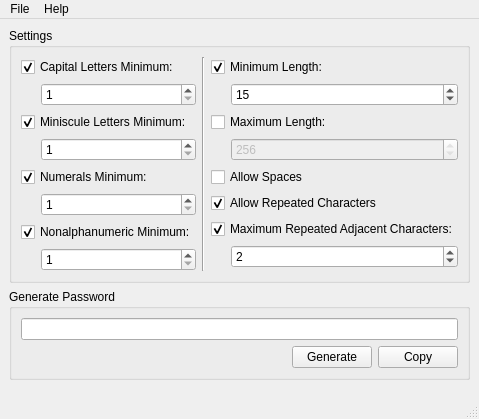
<?xml version="1.0" encoding="UTF-8"?>
<ui version="4.0">
 <class>MainWindow</class>
 <widget class="QMainWindow" name="MainWindow">
  <property name="geometry">
   <rect>
    <x>0</x>
    <y>0</y>
    <width>442</width>
    <height>419</height>
   </rect>
  </property>
  <property name="sizePolicy">
   <sizepolicy hsizetype="Fixed" vsizetype="Fixed">
    <horstretch>0</horstretch>
    <verstretch>0</verstretch>
   </sizepolicy>
  </property>
  <property name="minimumSize">
   <size>
    <width>0</width>
    <height>0</height>
   </size>
  </property>
  <property name="windowTitle">
   <string>Password Generator</string>
  </property>
  <widget class="QWidget" name="centralwidget">
   <layout class="QVBoxLayout" name="verticalLayout">
    <property name="sizeConstraint">
     <enum>QLayout::SetMinAndMaxSize</enum>
    </property>
    <item>
     <widget class="QGroupBox" name="settingsGroupBox">
      <property name="sizePolicy">
       <sizepolicy hsizetype="Expanding" vsizetype="Fixed">
        <horstretch>0</horstretch>
        <verstretch>0</verstretch>
       </sizepolicy>
      </property>
      <property name="title">
       <string>Settings</string>
      </property>
      <layout class="QVBoxLayout" name="verticalLayout_3">
       <item>
        <layout class="QHBoxLayout" name="settingsHBox">
         <property name="topMargin">
          <number>0</number>
         </property>
         <property name="rightMargin">
          <number>0</number>
         </property>
         <item>
          <layout class="QVBoxLayout" name="settingsLeftVBox">
           <property name="leftMargin">
            <number>0</number>
           </property>
           <property name="topMargin">
            <number>0</number>
           </property>
           <property name="bottomMargin">
            <number>0</number>
           </property>
           <item>
            <widget class="QCheckBox" name="capitalCheckBox">
             <property name="font">
              <font>
               <weight>50</weight>
               <bold>false</bold>
              </font>
             </property>
             <property name="text">
              <string>Capital Letters Minimum:</string>
             </property>
             <property name="checked">
              <bool>true</bool>
             </property>
            </widget>
           </item>
           <item>
            <layout class="QHBoxLayout" name="capitalHBox">
             <item>
              <spacer name="capitalSpacer">
               <property name="orientation">
                <enum>Qt::Horizontal</enum>
               </property>
               <property name="sizeType">
                <enum>QSizePolicy::Fixed</enum>
               </property>
               <property name="sizeHint" stdset="0">
                <size>
                 <width>20</width>
                 <height>20</height>
                </size>
               </property>
              </spacer>
             </item>
             <item>
              <widget class="QSpinBox" name="capitalSpinBox">
               <property name="minimum">
                <number>1</number>
               </property>
              </widget>
             </item>
            </layout>
           </item>
           <item>
            <widget class="QCheckBox" name="minisculeCheckBox">
             <property name="font">
              <font>
               <weight>50</weight>
               <bold>false</bold>
              </font>
             </property>
             <property name="text">
              <string>Miniscule Letters Minimum:</string>
             </property>
             <property name="checked">
              <bool>true</bool>
             </property>
            </widget>
           </item>
           <item>
            <layout class="QHBoxLayout" name="minisculeHBox">
             <property name="topMargin">
              <number>0</number>
             </property>
             <item>
              <spacer name="minisculeSpacer">
               <property name="orientation">
                <enum>Qt::Horizontal</enum>
               </property>
               <property name="sizeType">
                <enum>QSizePolicy::Fixed</enum>
               </property>
               <property name="sizeHint" stdset="0">
                <size>
                 <width>20</width>
                 <height>20</height>
                </size>
               </property>
              </spacer>
             </item>
             <item>
              <widget class="QSpinBox" name="minisculeSpinBox">
               <property name="minimum">
                <number>1</number>
               </property>
              </widget>
             </item>
            </layout>
           </item>
           <item>
            <widget class="QCheckBox" name="numeralCheckBox">
             <property name="font">
              <font>
               <weight>50</weight>
               <bold>false</bold>
              </font>
             </property>
             <property name="text">
              <string>Numerals Minimum:</string>
             </property>
             <property name="checked">
              <bool>true</bool>
             </property>
            </widget>
           </item>
           <item>
            <layout class="QHBoxLayout" name="numeralHBox">
             <property name="topMargin">
              <number>0</number>
             </property>
             <item>
              <spacer name="numeralSpacer">
               <property name="orientation">
                <enum>Qt::Horizontal</enum>
               </property>
               <property name="sizeType">
                <enum>QSizePolicy::Fixed</enum>
               </property>
               <property name="sizeHint" stdset="0">
                <size>
                 <width>20</width>
                 <height>20</height>
                </size>
               </property>
              </spacer>
             </item>
             <item>
              <widget class="QSpinBox" name="numeralSpinBox">
               <property name="minimum">
                <number>1</number>
               </property>
              </widget>
             </item>
            </layout>
           </item>
           <item>
            <widget class="QCheckBox" name="nonalphanumericCheckBox">
             <property name="font">
              <font>
               <weight>50</weight>
               <bold>false</bold>
              </font>
             </property>
             <property name="text">
              <string>Nonalphanumeric Minimum:</string>
             </property>
             <property name="checked">
              <bool>true</bool>
             </property>
            </widget>
           </item>
           <item>
            <layout class="QHBoxLayout" name="nonalphanumericHBox">
             <property name="leftMargin">
              <number>0</number>
             </property>
             <property name="topMargin">
              <number>0</number>
             </property>
             <item>
              <spacer name="nonalphanumericSpacer">
               <property name="orientation">
                <enum>Qt::Horizontal</enum>
               </property>
               <property name="sizeType">
                <enum>QSizePolicy::Fixed</enum>
               </property>
               <property name="sizeHint" stdset="0">
                <size>
                 <width>20</width>
                 <height>20</height>
                </size>
               </property>
              </spacer>
             </item>
             <item>
              <widget class="QSpinBox" name="nonalphanumericSpinBox">
               <property name="minimum">
                <number>1</number>
               </property>
              </widget>
             </item>
            </layout>
           </item>
          </layout>
         </item>
         <item>
          <widget class="Line" name="line">
           <property name="orientation">
            <enum>Qt::Vertical</enum>
           </property>
          </widget>
         </item>
         <item>
          <layout class="QVBoxLayout" name="settingsRightVBox">
           <item>
            <widget class="QCheckBox" name="minimumLengthCheckBox">
             <property name="text">
              <string>Minimum Length:</string>
             </property>
             <property name="checked">
              <bool>true</bool>
             </property>
            </widget>
           </item>
           <item>
            <layout class="QHBoxLayout" name="minimumLengthHBox">
             <property name="topMargin">
              <number>0</number>
             </property>
             <item>
              <spacer name="horizontalSpacer">
               <property name="orientation">
                <enum>Qt::Horizontal</enum>
               </property>
               <property name="sizeType">
                <enum>QSizePolicy::Fixed</enum>
               </property>
               <property name="sizeHint" stdset="0">
                <size>
                 <width>20</width>
                 <height>20</height>
                </size>
               </property>
              </spacer>
             </item>
             <item>
              <widget class="QSpinBox" name="minimumLengthSpinBox">
               <property name="value">
                <number>15</number>
               </property>
              </widget>
             </item>
            </layout>
           </item>
           <item>
            <widget class="QCheckBox" name="maximumLengthCheckBox">
             <property name="text">
              <string>Maximum Length:</string>
             </property>
            </widget>
           </item>
           <item>
            <layout class="QHBoxLayout" name="maximumLengthHBox">
             <property name="topMargin">
              <number>0</number>
             </property>
             <item>
              <spacer name="maximumLengthSpacer">
               <property name="orientation">
                <enum>Qt::Horizontal</enum>
               </property>
               <property name="sizeType">
                <enum>QSizePolicy::Fixed</enum>
               </property>
               <property name="sizeHint" stdset="0">
                <size>
                 <width>20</width>
                 <height>20</height>
                </size>
               </property>
              </spacer>
             </item>
             <item>
              <widget class="QSpinBox" name="maximumLengthSpinBox">
               <property name="enabled">
                <bool>false</bool>
               </property>
               <property name="readOnly">
                <bool>true</bool>
               </property>
               <property name="maximum">
                <number>999</number>
               </property>
               <property name="value">
                <number>256</number>
               </property>
              </widget>
             </item>
            </layout>
           </item>
           <item>
            <widget class="QCheckBox" name="allowSpacesCheckBox">
             <property name="text">
              <string>Allow Spaces</string>
             </property>
            </widget>
           </item>
           <item>
            <widget class="QCheckBox" name="allowRepeatsCheckBox">
             <property name="text">
              <string>Allow Repeated Characters</string>
             </property>
             <property name="checked">
              <bool>true</bool>
             </property>
            </widget>
           </item>
           <item>
            <widget class="QCheckBox" name="maximumRepeatsCheckBox">
             <property name="text">
              <string>Maximum Repeated Adjacent Characters:</string>
             </property>
             <property name="checked">
              <bool>true</bool>
             </property>
            </widget>
           </item>
           <item>
            <layout class="QHBoxLayout" name="maximumRepeatsHBox">
             <property name="topMargin">
              <number>0</number>
             </property>
             <item>
              <spacer name="maximumRepeatsSpacer">
               <property name="orientation">
                <enum>Qt::Horizontal</enum>
               </property>
               <property name="sizeType">
                <enum>QSizePolicy::Fixed</enum>
               </property>
               <property name="sizeHint" stdset="0">
                <size>
                 <width>20</width>
                 <height>20</height>
                </size>
               </property>
              </spacer>
             </item>
             <item>
              <widget class="QSpinBox" name="maximumRepeatsSpinBox">
               <property name="value">
                <number>2</number>
               </property>
              </widget>
             </item>
            </layout>
           </item>
          </layout>
         </item>
        </layout>
       </item>
      </layout>
     </widget>
    </item>
    <item>
     <widget class="QGroupBox" name="passwordGroupBox">
      <property name="sizePolicy">
       <sizepolicy hsizetype="Expanding" vsizetype="Fixed">
        <horstretch>1</horstretch>
        <verstretch>0</verstretch>
       </sizepolicy>
      </property>
      <property name="title">
       <string>Generate Password</string>
      </property>
      <layout class="QVBoxLayout" name="verticalLayout_2">
       <item>
        <widget class="QLineEdit" name="passwordLineEdit">
         <property name="sizePolicy">
          <sizepolicy hsizetype="Expanding" vsizetype="Fixed">
           <horstretch>0</horstretch>
           <verstretch>0</verstretch>
          </sizepolicy>
         </property>
        </widget>
       </item>
       <item>
        <layout class="QHBoxLayout" name="passwordHBox">
         <property name="bottomMargin">
          <number>0</number>
         </property>
         <item>
          <spacer name="passwordSpacer">
           <property name="orientation">
            <enum>Qt::Horizontal</enum>
           </property>
           <property name="sizeHint" stdset="0">
            <size>
             <width>40</width>
             <height>20</height>
            </size>
           </property>
          </spacer>
         </item>
         <item>
          <widget class="QPushButton" name="generatePasswordButton">
           <property name="text">
            <string>Generate</string>
           </property>
          </widget>
         </item>
         <item>
          <widget class="QPushButton" name="copyPasswordButton">
           <property name="text">
            <string>Copy</string>
           </property>
          </widget>
         </item>
        </layout>
       </item>
      </layout>
     </widget>
    </item>
   </layout>
  </widget>
  <widget class="QMenuBar" name="menubar">
   <property name="geometry">
    <rect>
     <x>0</x>
     <y>0</y>
     <width>442</width>
     <height>20</height>
    </rect>
   </property>
   <widget class="QMenu" name="menuFile">
    <property name="title">
     <string>File</string>
    </property>
    <addaction name="actionSave"/>
    <addaction name="separator"/>
    <addaction name="actionExit"/>
   </widget>
   <widget class="QMenu" name="menuHelp">
    <property name="title">
     <string>Help</string>
    </property>
    <addaction name="actionAbout"/>
   </widget>
   <addaction name="menuFile"/>
   <addaction name="menuHelp"/>
  </widget>
  <widget class="QStatusBar" name="statusbar"/>
  <action name="actionSave">
   <property name="text">
    <string>&amp;Save Settings</string>
   </property>
   <property name="iconText">
    <string>&amp;Save Settings</string>
   </property>
  </action>
  <action name="actionExit">
   <property name="text">
    <string>E&amp;xit</string>
   </property>
   <property name="iconText">
    <string>E&amp;xit</string>
   </property>
  </action>
  <action name="actionAbout">
   <property name="text">
    <string>&amp;About Password Generator</string>
   </property>
   <property name="iconText">
    <string>&amp;About Password Generator</string>
   </property>
  </action>
 </widget>
 <resources/>
 <connections>
  <connection>
   <sender>maximumLengthCheckBox</sender>
   <signal>toggled(bool)</signal>
   <receiver>maximumLengthSpinBox</receiver>
   <slot>setEnabled(bool)</slot>
   <hints>
    <hint type="sourcelabel">
     <x>199</x>
     <y>124</y>
    </hint>
    <hint type="destinationlabel">
     <x>257</x>
     <y>158</y>
    </hint>
   </hints>
  </connection>
  <connection>
   <sender>capitalCheckBox</sender>
   <signal>toggled(bool)</signal>
   <receiver>capitalSpinBox</receiver>
   <slot>setEnabled(bool)</slot>
   <hints>
    <hint type="sourcelabel">
     <x>31</x>
     <y>69</y>
    </hint>
    <hint type="destinationlabel">
     <x>50</x>
     <y>93</y>
    </hint>
   </hints>
  </connection>
  <connection>
   <sender>minimumLengthCheckBox</sender>
   <signal>toggled(bool)</signal>
   <receiver>minimumLengthSpinBox</receiver>
   <slot>setEnabled(bool)</slot>
   <hints>
    <hint type="sourcelabel">
     <x>206</x>
     <y>63</y>
    </hint>
    <hint type="destinationlabel">
     <x>256</x>
     <y>100</y>
    </hint>
   </hints>
  </connection>
  <connection>
   <sender>minisculeCheckBox</sender>
   <signal>toggled(bool)</signal>
   <receiver>minisculeSpinBox</receiver>
   <slot>setEnabled(bool)</slot>
   <hints>
    <hint type="sourcelabel">
     <x>29</x>
     <y>121</y>
    </hint>
    <hint type="destinationlabel">
     <x>68</x>
     <y>153</y>
    </hint>
   </hints>
  </connection>
  <connection>
   <sender>numeralCheckBox</sender>
   <signal>toggled(bool)</signal>
   <receiver>numeralSpinBox</receiver>
   <slot>setEnabled(bool)</slot>
   <hints>
    <hint type="sourcelabel">
     <x>28</x>
     <y>179</y>
    </hint>
    <hint type="destinationlabel">
     <x>65</x>
     <y>210</y>
    </hint>
   </hints>
  </connection>
  <connection>
   <sender>allowRepeatsCheckBox</sender>
   <signal>toggled(bool)</signal>
   <receiver>maximumRepeatsCheckBox</receiver>
   <slot>setEnabled(bool)</slot>
   <hints>
    <hint type="sourcelabel">
     <x>267</x>
     <y>209</y>
    </hint>
    <hint type="destinationlabel">
     <x>267</x>
     <y>231</y>
    </hint>
   </hints>
  </connection>
  <connection>
   <sender>nonalphanumericCheckBox</sender>
   <signal>toggled(bool)</signal>
   <receiver>nonalphanumericSpinBox</receiver>
   <slot>setEnabled(bool)</slot>
   <hints>
    <hint type="sourcelabel">
     <x>33</x>
     <y>240</y>
    </hint>
    <hint type="destinationlabel">
     <x>52</x>
     <y>266</y>
    </hint>
   </hints>
  </connection>
 </connections>
</ui>
